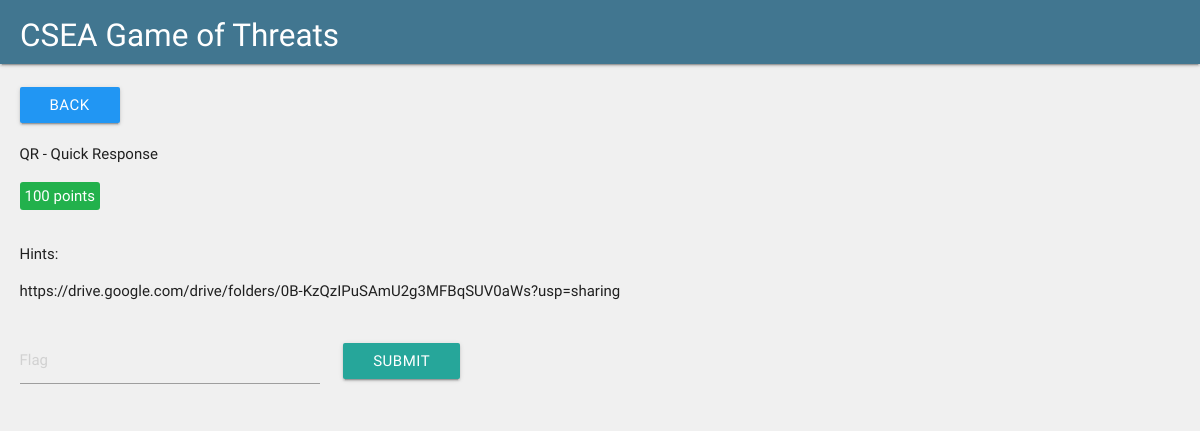
The app's page /contest/question/1/ with its own data.
### contest/models.py (models this page shows)
class Question(models.Model):
	question = models.TextField(null = False)
	answer = models.CharField(max_length = 100, null = False)
	points = models.IntegerField(null = False)

class Hint(models.Model):
	question = models.ForeignKey(Question, related_name = 'hints', null = False)
	hint = models.TextField(null = False)

### contest/views.py (the view)
# urls.py: url(r'^question/(?P<question_id>[0-9]+)/', views.question, name = 'question'),
def question(request, question_id = None):
	if question_id is None:
		raise Http404("Invalid question")
	else:
		try:
			q = Question.objects.get(id = question_id)
			hints = q.hints.all()
			template = loader.get_template('question.html')
			context = {'question' : q, 'hints' : hints}
			return HttpResponse(template.render(context, request))
		except Question.DoesNotExist:
			rais

### contest/templates/question.html (shortened to what this page needs)
{% extends "base.html" %}
{% block content %}
<br>
<div class="row">
	<div class="col s12 m12 l12">
		<a class="btn blue" href="/contest/">Back</a>
	</div>
</div>
<div class="row">
	<div class="col s12 m12 l12">
		<span>{{ question.question }}</span>
	</div>
</div>
<div class="row">
	<div class="col s12 m12 l12">
		<span style="padding: 5px; color: white; background: rgb(34, 177, 76); border-radius: 3px;">{{ question.points }} points</span>
	</div>
</div>
{% if hints %}
<div class="row">
	<div class="col s12 m12 l12">
		<p>Hints:</p>
		<ul style="list-style: disc;">
			{% for hint in hints %}
			<li>{{ hint.hint }}</li>
			{% endfor %}
		</ul>
	</div>
</div>
{% endif %}
<div class="row">
	<div class="col s12 m12 l12">
		<form id="flagform" method="POST" onsubmit="return submitFlag();">
			<input type="text" name="flag" style="width: 300px;" placeholder="Flag" />
			<button class="btn" type="submit" style="margin-left: 20px;">Submit</button>
		</form>
	</div>
</div>
{% endblock %}

### ss/css/style.css (style rules this page uses)
body { background-color: #fcfcfc; }

### contest/templates/base.html (style rules this page uses)
body { background: rgb(240, 240, 240); }

### records on screen
Question: question "QR - Quick Response", points "100"
Hint: hint "https://drive.google.com/drive/folders/0B-KzQzIPuSAmU2g3MFBqSUV0aWs?usp=sharing"
